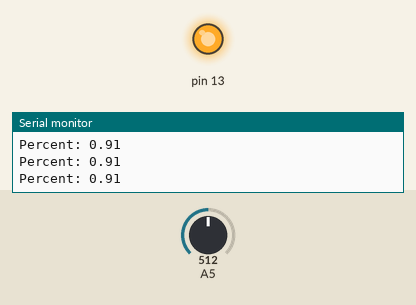
Bench run of a sketch on a simulated Arduino Uno, built with avr-gcc and run on an emulated ATmega328P. Parts: output pins drawn as LEDs (lit = HIGH), the last lines printed to the serial monitor. The inputs (shaded band) are chosen by the test bench; at power-on: A5 = 512.

Above: at 1.2 s.
1.3 s: A5 set to 461
2.8 s: A5 set to 433
At 3.2 s:
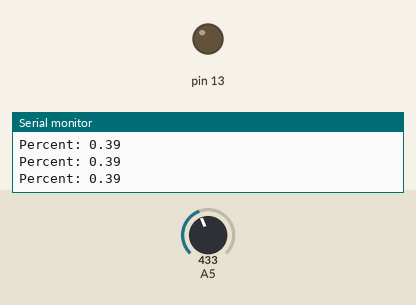
4.3 s: A5 set to 511
At 5.6 s:
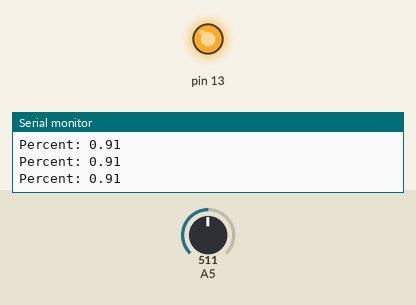
7.3 s: A5 set to 306
At 8.2 s:
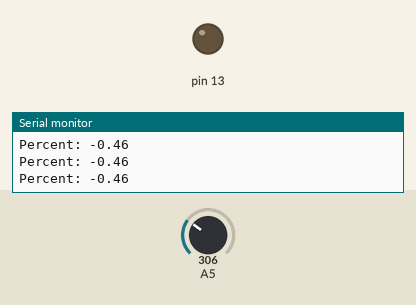
Timing chart, 0 to 9.8 s (numbered marks = the images above; inputs shaded):
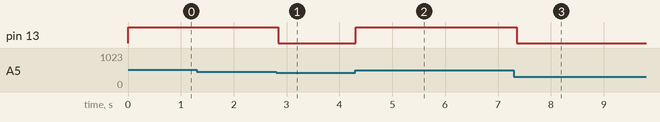

Measured:
- the behaviour switches between 451 and 450 on A5 (found by bisection; images 0 and 1)
- after the input at 2.8 s, pin 13: HIGH → LOW at once
- after the input at 4.3 s, pin 13: LOW → HIGH at once
- after the input at 7.3 s, pin 13: HIGH → LOW after 0.05 s

The sketch:

rgb_led_test.ino
```cpp
#include "NewPing.h"
#include "RangedSensor.h"
#include "Led.h"

RangedSensor input(A5, 375, 525);
Led output(13, false);

void setup()
{
    Serial.begin(9600);
    output.on();
}

void loop()
{
    float p = input.getPercent();
    output.setIntensity(p);
    Serial.print("Percent: ");
    Serial.println(p);
    delay(50);
};
```
